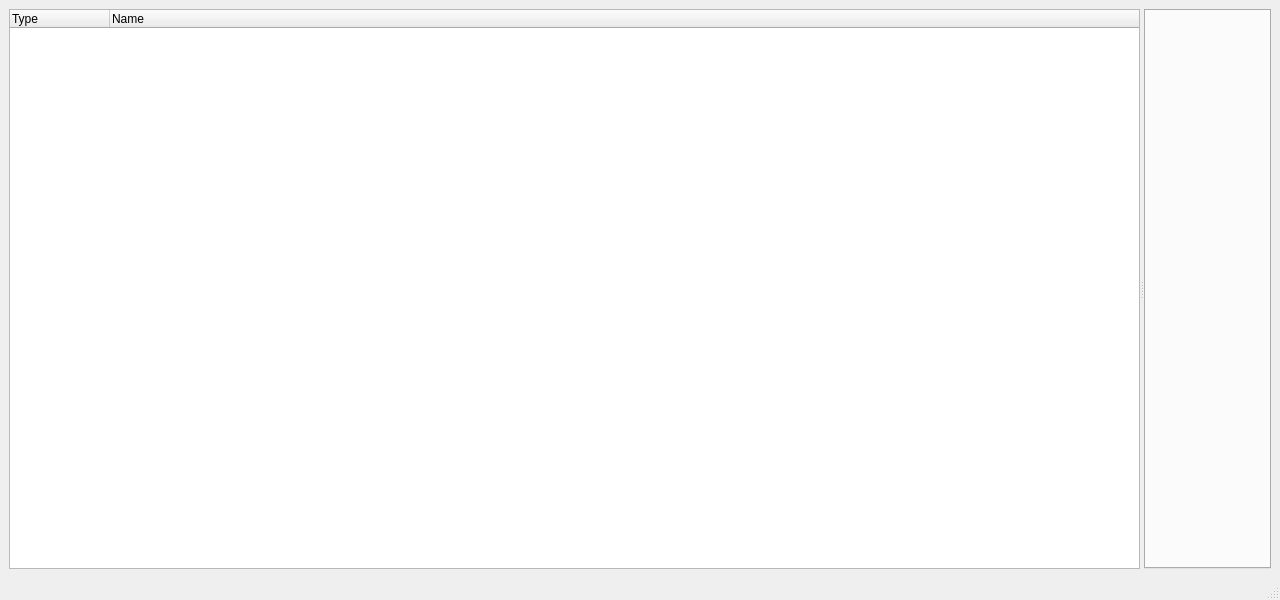
<?xml version="1.0" encoding="UTF-8"?>
<ui version="4.0">
 <class>DebugWindow</class>
 <widget class="QMainWindow" name="RenderOptions">
  <property name="geometry">
   <rect>
    <x>0</x>
    <y>0</y>
    <width>1280</width>
    <height>600</height>
   </rect>
  </property>
  <property name="windowTitle">
   <string>Galax Debug Tool</string>
  </property>
  <widget class="QWidget" name="centralwidget">
   <layout class="QGridLayout" name="gridLayout">
    <property name="sizeConstraint">
     <enum>QLayout::SetDefaultConstraint</enum>
    </property>
    <item row="0" column="0">
     <widget class="QSplitter" name="splitter">
      <property name="sizePolicy">
       <sizepolicy hsizetype="Expanding" vsizetype="Expanding">
        <horstretch>0</horstretch>
        <verstretch>0</verstretch>
       </sizepolicy>
      </property>
      <property name="orientation">
       <enum>Qt::Horizontal</enum>
      </property>
      <widget class="QTreeWidget" name="nodeView">
       <property name="enabled">
        <bool>true</bool>
       </property>
       <column>
        <property name="text">
         <string>Type</string>
        </property>
       </column>
       <column>
        <property name="text">
         <string>Name</string>
        </property>
       </column>
      </widget>
      <widget class="QTabWidget" name="dataView">
      </widget>
     </widget>
    </item>
   </layout>
  </widget>
  <widget class="QStatusBar" name="statusbar"/>
 </widget>
 <resources/>
 <connections/>
</ui>
